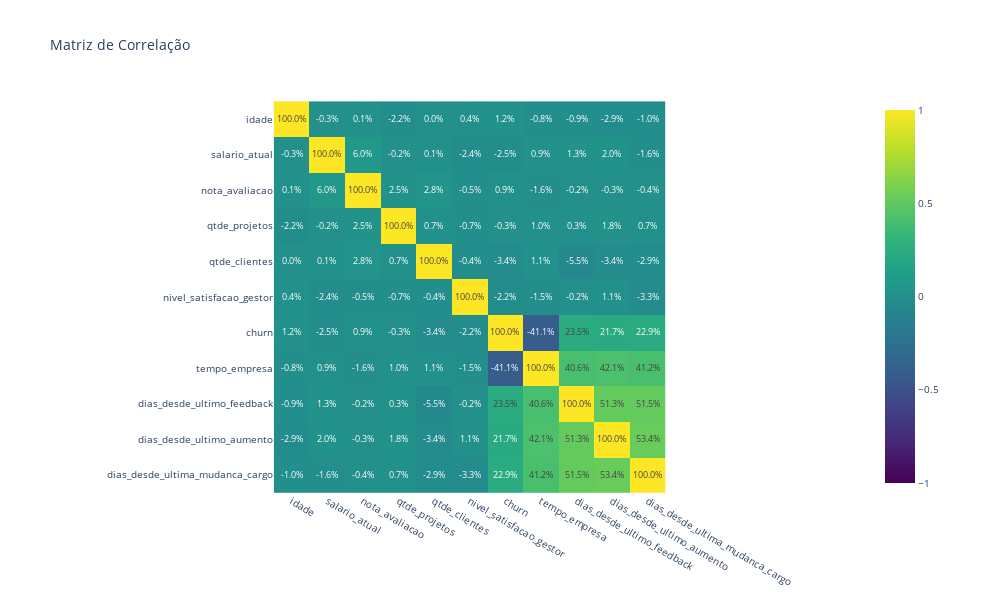

The notebook cell saved with this chart:
### Markdown cell above
#### Padrões de Churn indentificados:
- Tempo de Empresa: as pessoas que sairam tinham na mediana 391 dias

- Dias Desde Último Feedback: as pessoas que sairam estavam na mediana a mais de 800 dias sem feedback

- Dias Desde Último Aumento: as pessoas que sairam estavam na mediana a mais de 800 dias sem receber aumento

- Dias Desde a Última Mudança de Cargo: as pessoas que sairam estavam na mediana a mais de 800 dias em mudar de cargo

### Code cell
# Matriz de Correlação
col_number = df_employees.select_dtypes(include=['int64', 'float64']).columns
corr_matrix = df_employees[col_number].corr()

fig = px.imshow(corr_matrix,
                title='Matriz de Correlação',
                color_continuous_scale='Viridis',
                zmin=-1,
                zmax=1)

fig.update_traces(text=corr_matrix, texttemplate="%{text:.1%}", textfont={'size': 9})
fig.update_layout(
    width=1000,
    height=600,
    title_font=dict(size=14),
    font=dict(size=10)
)

fig.show()

### Figure 1 — Plotly figure (JSON) as saved in the notebook; plotly's stock layout.template omitted (floating-point values rounded to 4 significant figures)
{"data": [{"coloraxis": "coloraxis", "hovertemplate": "x: %{x}<br>y: %{y}<br>color: %{z}<extra></extra>", "name": "0", "text": [[1.0, -0.003402, 0.0008867, -0.02179, -0.0001647, 0.003531, 0.01202, -0.007831, -0.008892, -0.02926, -0.009571], [-0.003402, 1.0, 0.06033, -0.001523, 0.001211, -0.02433, -0.02497, 0.009423, 0.01275, 0.01995, -0.0161], [0.0008867, 0.06033, 1.0, 0.02477, 0.02784, -0.004569, 0.008765, -0.01622, -0.001784, -0.003213, -0.003617], [-0.02179, -0.001523, 0.02477, 1.0, 0.007082, -0.007298, -0.003067, 0.009731, 0.00262, 0.01755, 0.007357], [-0.0001647, 0.001211, 0.02784, 0.007082, 1.0, -0.004121, -0.0342, 0.01057, -0.0547, -0.03394, -0.02857], [0.003531, -0.02433, -0.004569, -0.007298, -0.004121, 1.0, -0.0223, -0.01483, -0.001861, 0.01074, -0.03349], [0.01202, -0.02497, 0.008765, -0.003067, -0.0342, -0.0223, 1.0, -0.4111, 0.2346, 0.2166, 0.229], [-0.007831, 0.009423, -0.01622, 0.009731, 0.01057, -0.01483, -0.4111, 1.0, 0.406, 0.4211, 0.412], [-0.008892, 0.01275, -0.001784, 0.00262, -0.0547, -0.001861, 0.2346, 0.406, 1.0, 0.5133, 0.5148], [-0.02926, 0.01995, -0.003213, 0.01755, -0.03394, 0.01074, 0.2166, 0.4211, 0.5133, 1.0, 0.5338], [-0.009571, -0.0161, -0.003617, 0.007357, -0.02857, -0.03349, 0.229, 0.412, 0.5148, 0.5338, 1.0]], "textfont": {"size": 9}, "texttemplate": "%{text:.1%}", "type": "heatmap", "x": ["idade", "salario_atual", "nota_avaliacao", "qtde_projetos", "qtde_clientes", "nivel_satisfacao_gestor", "churn", "tempo_empresa", "dias_desde_ultimo_feedback", "dias_desde_ultimo_aumento", "dias_desde_ultima_mudanca_cargo"], "xaxis": "x", "y": ["idade", "salario_atual", "nota_avaliacao", "qtde_projetos", "qtde_clientes", "nivel_satisfacao_gestor", "churn", "tempo_empresa", "dias_desde_ultimo_feedback", "dias_desde_ultimo_aumento", "dias_desde_ultima_mudanca_cargo"], "yaxis": "y", "z": [[1.0, -0.003402, 0.0008867, -0.02179, -0.0001647, 0.003531, 0.01202, -0.007831, -0.008892, -0.02926, -0.009571], [-0.003402, 1.0, 0.06033, -0.001523, 0.001211, -0.02433, -0.02497, 0.009423, 0.01275, 0.01995, -0.0161], [0.0008867, 0.06033, 1.0, 0.02477, 0.02784, -0.004569, 0.008765, -0.01622, -0.001784, -0.003213, -0.003617], [-0.02179, -0.001523, 0.02477, 1.0, 0.007082, -0.007298, -0.003067, 0.009731, 0.00262, 0.01755, 0.007357], [-0.0001647, 0.001211, 0.02784, 0.007082, 1.0, -0.004121, -0.0342, 0.01057, -0.0547, -0.03394, -0.02857], [0.003531, -0.02433, -0.004569, -0.007298, -0.004121, 1.0, -0.0223, -0.01483, -0.001861, 0.01074, -0.03349], [0.01202, -0.02497, 0.008765, -0.003067, -0.0342, -0.0223, 1.0, -0.4111, 0.2346, 0.2166, 0.229], [-0.007831, 0.009423, -0.01622, 0.009731, 0.01057, -0.01483, -0.4111, 1.0, 0.406, 0.4211, 0.412], [-0.008892, 0.01275, -0.001784, 0.00262, -0.0547, -0.001861, 0.2346, 0.406, 1.0, 0.5133, 0.5148], [-0.02926, 0.01995, -0.003213, 0.01755, -0.03394, 0.01074, 0.2166, 0.4211, 0.5133, 1.0, 0.5338], [-0.009571, -0.0161, -0.003617, 0.007357, -0.02857, -0.03349, 0.229, 0.412, 0.5148, 0.5338, 1.0]]}], "layout": {"coloraxis": {"cmax": 1, "cmin": -1, "colorscale": [[0, "#440154"], [0.1111, "#482878"], [0.2222, "#3e4989"], [0.3333, "#31688e"], [0.4444, "#26828e"], [0.5556, "#1f9e89"], [0.6667, "#35b779"], [0.7778, "#6ece58"], [0.8889, "#b5de2b"], [1, "#fde725"]]}, "font": {"size": 10}, "height": 600, "title": {"font": {"size": 14}, "text": "Matriz de Correlação"}, "width": 1000, "xaxis": {"anchor": "y", "constrain": "domain", "domain": [0, 1], "scaleanchor": "y"}, "yaxis": {"anchor": "x", "autorange": "reversed", "constrain": "domain", "domain": [0, 1]}}}
